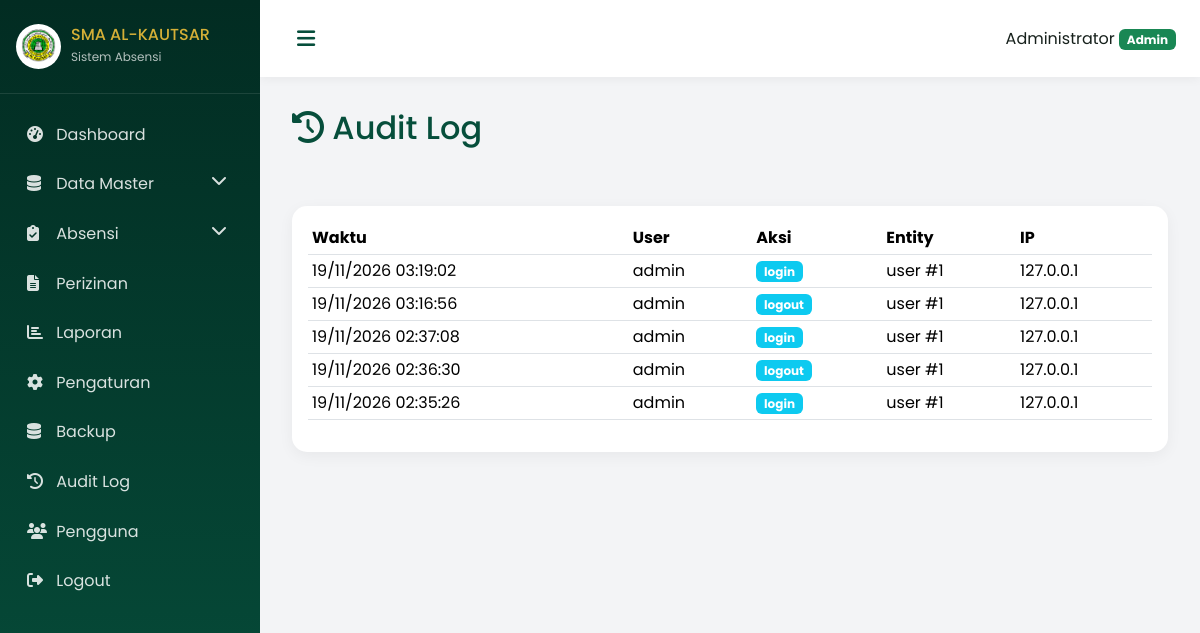
Page /admin/audit-log (signed in) on the committed database.
### models.py (models this page shows, shortened)
class User(UserMixin, db.Model):
    __tablename__ = 'users'
    id = db.Column(db.Integer, primary_key=True)
    username = db.Column(db.String(80), unique=True, nullable=False, index=True)
    email = db.Column(db.String(120), unique=True, nullable=True)
    password_hash = db.Column(db.String(256), nullable=False)
    role = db.Column(db.String(20), nullable=False, index=True)  # admin, teacher, student, principal
    full_name = db.Column(db.String(120), nullable=False)
    photo = db.Column(db.String(256), nullable=True)
    is_active = db.Column(db.Boolean, default=True)
    created_at = db.Column(db.DateTime, default=datetime.utcnow)
    updated_at = db.Column(db.DateTime, default=datetime.utcnow, onupdate=datetime.utcnow)
    student = db.relationship('Student', backref='user', uselist=False)
    teacher = db.relationship('Teacher', backref='user', uselist=False)

class AuditLog(db.Model):
    __tablename__ = 'audit_logs'
    id = db.Column(db.Integer, primary_key=True)
    user_id = db.Column(db.Integer, db.ForeignKey('users.id'), nullable=True)
    action = db.Column(db.String(100), nullable=False)
    entity = db.Column(db.String(50), nullable=True)
    entity_id = db.Column(db.Integer, nullable=True)
    details = db.Column(db.Text, nullable=True)
    ip_address = db.Column(db.String(50), nullable=True)
    created_at = db.Column(db.DateTime, default=datetime.utcnow)
    user = db.relationship('User', backref='audit_logs')

### routes/admin.py (the view)
@admin_bp.route('/audit-log')
@login_required
@admin_required
def audit_log():
    logs = AuditLog.query.order_by(AuditLog.created_at.desc()).limit(100).all()
    return render_template('settings/audit_log.html', logs=logs)

### routes/admin.py (called while the page is built)
def admin_required(f):
    @wraps(f)
    def decorated(*args, **kwargs):
        if current_user.role != 'admin':
            flash('Akses ditolak', 'danger')
            return redirect(url_for('dashboard'))
        return f(*args, **kwargs)
    return decorated

### templates/settings/audit_log.html (shortened to what this page needs)
{% extends "base.html" %}
{% block content %}
<div class="page-header">
    <h2><i class="fas fa-history"></i> Audit Log</h2>
</div>
<div class="card">
    <div class="card-body">
        <table class="table table-sm">
            <thead>
                <tr><th>Waktu</th><th>User</th><th>Aksi</th><th>Entity</th><th>IP</th></tr>
            </thead>
            <tbody>
                {% for log in logs %}
                <tr>
                    <td>{{ log.created_at.strftime('%d/%m/%Y %H:%M:%S') }}</td>
                    <td>{{ log.user.username if log.user else '-' }}</td>
                    <td><span class="badge bg-info">{{ log.action }}</span></td>
                    <td>{{ log.entity }} #{{ log.entity_id or '-' }}</td>
                    <td>{{ log.ip_address }}</td>
                </tr>
                {% endfor %}
            </tbody>
        </table>
    </div>
</div>
{% endblock %}

### templates/base.html (shortened to what this page needs)
<!DOCTYPE html>
<html lang="id">
<head>
    <link href="https://cdn.jsdelivr.net/npm/bootstrap@5.3.2/dist/css/bootstrap.min.css" rel="stylesheet">
    <link rel="stylesheet" href="https://cdnjs.cloudflare.com/ajax/libs/font-awesome/6.4.2/css/all.min.css">
    <link rel="stylesheet" href="{{ url_for('static', filename='css/style.css') }}">
</head>
<body>
    {% if current_user.is_authenticated %}
    <div class="wrapper">
        <nav class="sidebar" id="sidebar">
            <div class="sidebar-header">
                <img src="{{ url_for('static', filename='images/logo_alkautsar.png') }}" alt="Logo" class="logo">
                <div class="brand-text">
                    <h6>SMA AL-KAUTSAR</h6>
                    <small>Sistem Absensi</small>
                </div>
            </div>
            <ul class="sidebar-menu">
                {% if current_user.role == 'admin' %}
                <li><a href="{{ url_for('admin.dashboard') }}"><i class="fas fa-tachometer-alt"></i> Dashboard</a></li>
                <li class="submenu">
                    <a href="#"><i class="fas fa-database"></i> Data Master <i class="fas fa-chevron-down float-end"></i></a>
                </li>
                <li class="submenu">
                    <a href="#"><i class="fas fa-clipboard-check"></i> Absensi <i class="fas fa-chevron-down float-end"></i></a>
                </li>
                <li><a href="{{ url_for('permissions.index') }}"><i class="fas fa-file-alt"></i> Perizinan</a></li>
                <li><a href="{{ url_for('reports.index') }}"><i class="fas fa-chart-bar"></i> Laporan</a></li>
                <li><a href="{{ url_for('settings.index') }}"><i class="fas fa-cog"></i> Pengaturan</a></li>
                <li><a href="{{ url_for('settings.backup') }}"><i class="fas fa-database"></i> Backup</a></li>
                <li><a href="{{ url_for('admin.audit_log') }}"><i class="fas fa-history"></i> Audit Log</a></li>
                <li><a href="{{ url_for('admin.users') }}"><i class="fas fa-users"></i> Pengguna</a></li>
                {% endif %}
                <li><a href="{{ url_for('auth.logout') }}"><i class="fas fa-sign-out-alt"></i> Logout</a></li>
            </ul>
        </nav>
        <div class="main-content">
            <nav class="navbar">
                <button class="btn btn-link" id="sidebarToggle"><i class="fas fa-bars"></i></button>
                <div class="user-info">
                    <span>{{ current_user.full_name }}</span>
                    <span class="badge bg-success">{{ current_user.role|capitalize }}</span>
                </div>
            </nav>
            <div class="content">
                {% block content %}{% endblock %}
            </div>
        </div>
    </div>
    {% else %}
    {% block guest_content %}{% endblock %}
    {% endif %}
</body>
</html>

### static/css/style.css (style rules this page uses)
:root { --primary-dark: #022C22; --primary: #064E3B; --primary-light: #047857; --accent: #16A34A; --gold: #D4AF37; --gold-soft: #F4D77A; --text-dark: #17211C; --bg-light: #F3F4F6; }
* { font-family: 'Poppins', sans-serif; }
body { background: var(--bg-light); color: var(--text-dark); }
.wrapper { display: flex; min-height: 100vh; }
.sidebar { width: 260px; background: linear-gradient(180deg, #022C22, #064E3B); color: white; padding: 1.5rem 0; position: fixed; height: 100vh; overflow-y: auto; transition: all 0.3s; z-index: 1000; }
.sidebar-header { display: flex; align-items: center; padding: 0 1rem 1.5rem; border-bottom: 1px solid rgba(255,255,255,0.1); }
.sidebar-header .logo { width: 45px; height: 45px; object-fit: contain; background: white; border-radius: 50%; padding: 5px; margin-right: 10px; }
.sidebar-header h6 { margin: 0; color: var(--gold); }
.sidebar-header small { color: rgba(255,255,255,0.7); font-size: 0.75rem; }
.sidebar-menu { list-style: none; padding: 1rem 0; margin: 0; }
.sidebar-menu li a { display: block; padding: 0.8rem 1.5rem; color: rgba(255,255,255,0.85); text-decoration: none; transition: all 0.2s; border-left: 3px solid transparent; }
.sidebar-menu li a i { width: 25px; }
.main-content { margin-left: 260px; flex: 1; transition: all 0.3s; }
.navbar { background: white; padding: 1rem 1.5rem; box-shadow: 0 2px 10px rgba(0,0,0,0.05); display: flex; justify-content: space-between; align-items: center; }
.content { padding: 2rem; }
.card { border: none; border-radius: 15px; box-shadow: 0 4px 15px rgba(0,0,0,0.05); margin-bottom: 1rem; }
.page-header { margin-bottom: 2rem; padding-bottom: 1rem; border-bottom: 2px solid var(--bg-light); }
.page-header h2 { color: var(--primary); }
:root { --primary-dark:#022C22; --primary:#064E3B; --primary-light:#047857; --accent:#16A34A; --gold:#D4AF37; --gold-soft:#F4D77A; --text-dark:#17211C; --bg-light:#F3F4F6; }
* { font-family:'Poppins',sans-serif; }
body { background:var(--bg-light); color:var(--text-dark); margin:0; }
.wrapper { display:flex;min-height:100vh; }
.sidebar { width:260px;background:linear-gradient(180deg,#022C22,#064E3B);color:#fff;padding:1.5rem 0;position:fixed;height:100vh;overflow-y:auto;transition:all .3s;z-index:1000; }
.sidebar-header { display:flex;align-items:center;padding:0 1rem 1.5rem;border-bottom:1px solid rgba(255,255,255,.1); }
.sidebar-header .logo { width:45px;height:45px;object-fit:contain;background:#fff;border-radius:50%;padding:5px;margin-right:10px; }
.sidebar-header h6 { margin:0;color:var(--gold); }
.sidebar-header small { color:rgba(255,255,255,.7);font-size:.75rem; }
.sidebar-menu { list-style:none;padding:1rem 0;margin:0; }
.sidebar-menu li a { display:block;padding:.8rem 1.5rem;color:rgba(255,255,255,.85);text-decoration:none;transition:all .2s;border-left:3px solid transparent; }
.sidebar-menu li a i { width:25px; }
.main-content { margin-left:260px;flex:1;transition:all .3s; }
.navbar { background:#fff;padding:1rem 1.5rem;box-shadow:0 2px 10px rgba(0,0,0,.05);display:flex;justify-content:space-between;align-items:center; }
#sidebarToggle { color:var(--primary)!important;font-size:1.3rem; }
.content { padding:2rem; }
.card { border:none;border-radius:15px;box-shadow:0 4px 15px rgba(0,0,0,.05);margin-bottom:1rem; }
.page-header { margin-bottom:2rem;padding-bottom:1rem;border-bottom:2px solid var(--bg-light); }
.page-header h2 { color:var(--primary); }

### rows in the picture
User: full_name "Administrator", role "Admin"
AuditLog: created_at "19/11/2026 03:19:02", user "admin", action "login", entity "user", entity "1", ip_address "127.0.0.1"
AuditLog: created_at "19/11/2026 03:16:56", user "admin", action "logout", entity "user", entity "1", ip_address "127.0.0.1"
AuditLog: created_at "19/11/2026 02:37:08", user "admin", action "login", entity "user", entity "1", ip_address "127.0.0.1"
AuditLog: created_at "19/11/2026 02:36:30", user "admin", action "logout", entity "user", entity "1", ip_address "127.0.0.1"
AuditLog: created_at "19/11/2026 02:35:26", user "admin", action "login", entity "user", entity "1", ip_address "127.0.0.1"
